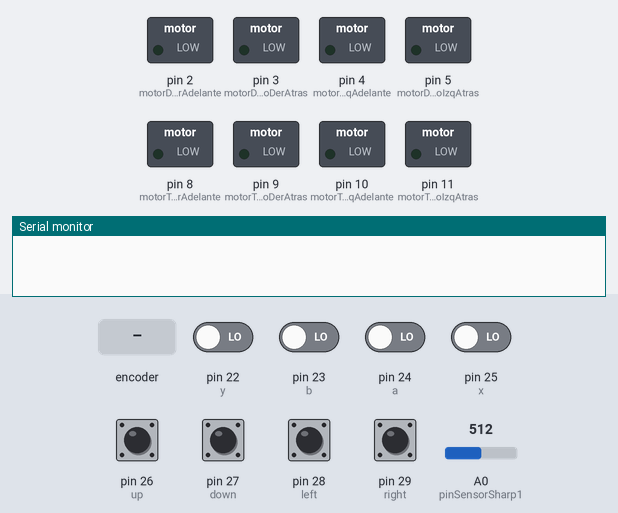
The sketch below on a simulated Arduino Mega 2560, built with avr-gcc and run on an emulated ATmega2560. Parts: switched loads named in the sketch (green lamp = pin HIGH), the last lines printed to the serial monitor. The inputs (shaded band) are chosen by the test bench; at power-on: pin 22 (y), pin 23 (b), pin 24 (a), pin 25 (x), pin 26 (up), pin 27 (down), pin 28 (left), pin 29 (right) LOW, A0 (pinSensorSharp1) = 512.

Above: at 1.2 s.
1.3 s: pin 25 (x) driven HIGH
At 2.3 s:
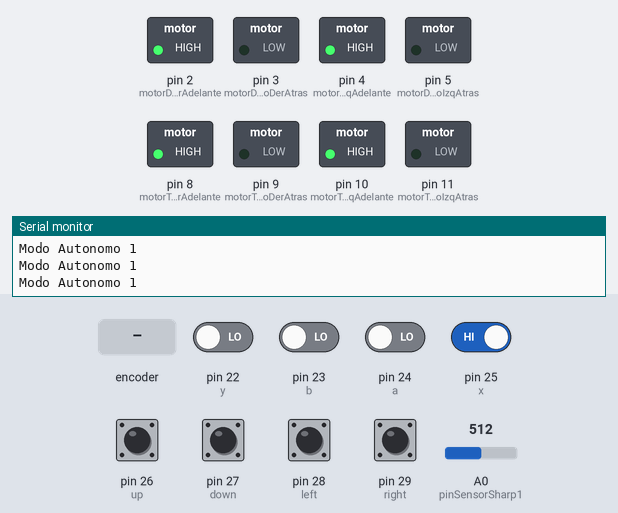
2.8 s: rotary encoder on pin 24 (a) / pin 23 (b) turned 3 steps (first pin leading)
At 4.7 s:
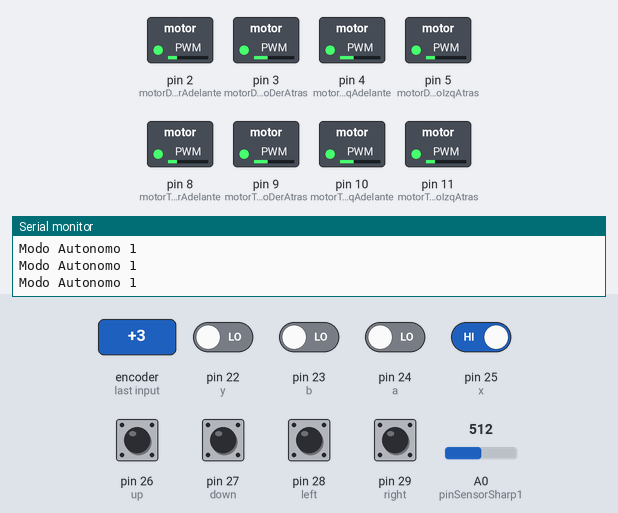
5.8 s: pin 22 (y) driven HIGH
At 6.4 s:
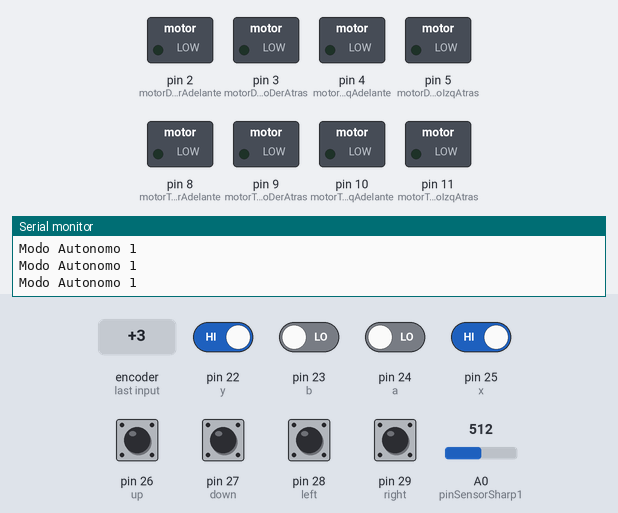
7.3 s: pin 22 (y) driven LOW
At 7.6 s:
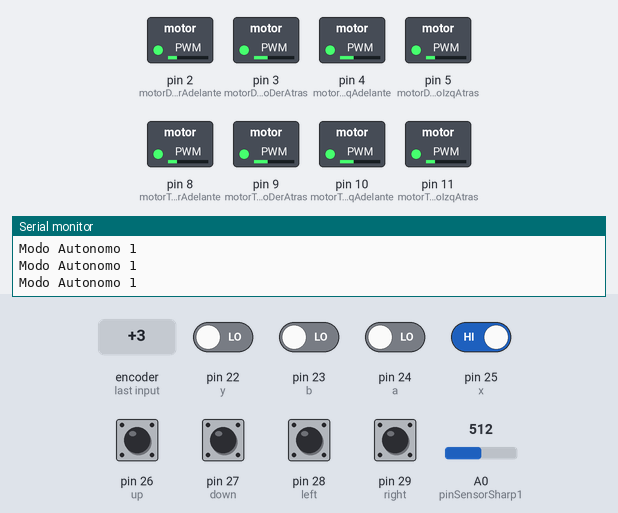
8.8 s: rotary encoder on pin 24 (a) / pin 23 (b) turned 1 step (first pin leading)
At 10.0 s:
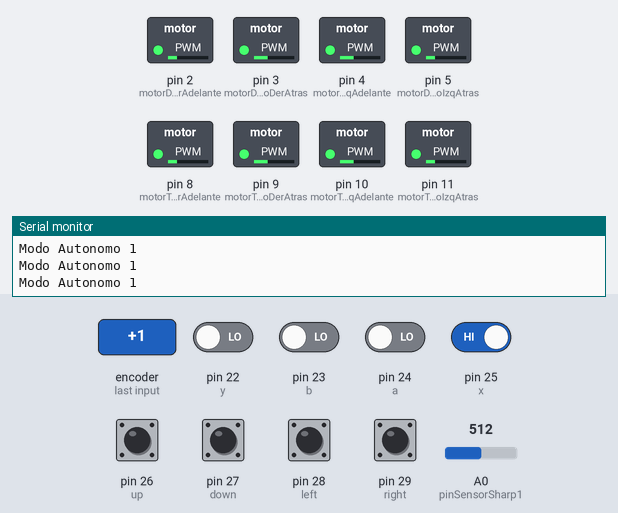
10.5 s: rotary encoder on pin 24 (a) / pin 23 (b) turned 1 step (first pin leading)
At 11.8 s:
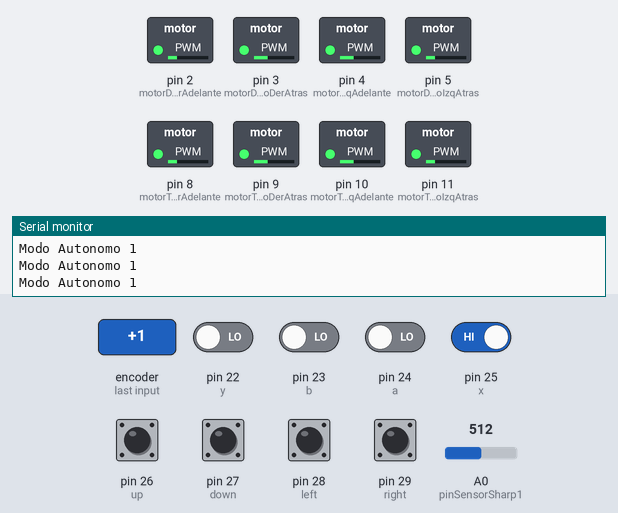
Timing chart, 0 to 13.2 s (numbered marks = the images above; inputs shaded):
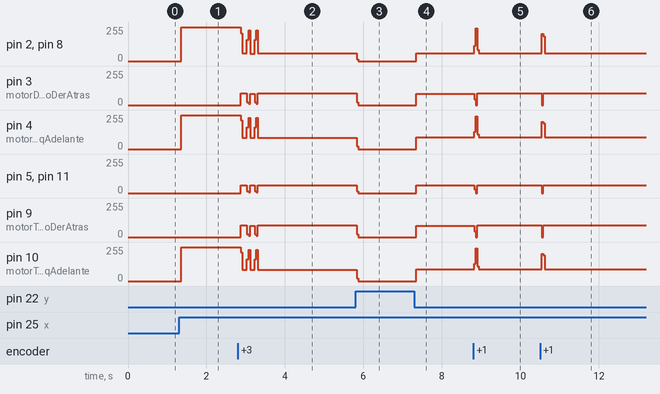

The sketch:

Programacion_Arduino.ino
```cpp
// Pines y constantes
const int sensorLineaIzq = 6;
const int sensorLineaDer = 7;


// Pines para los motores delanteros
const int motorDelanteroDerAdelante = 2;
const int motorDelanteroDerAtras = 3;
const int motorDelanteroIzqAdelante = 4;
const int motorDelanteroIzqAtras = 5;

// Pines para los motores traseros
const int motorTraseroDerAdelante = 8;
const int motorTraseroDerAtras = 9;
const int motorTraseroIzqAdelante = 10;
const int motorTraseroIzqAtras = 11;

const int y = 22;
const int b = 23;
const int a = 24;
const int x = 25;

const int up = 26;
const int down = 27;
const int left = 28;
const int right = 29;

int dir = 0;


const int pinSensorSharp1 = A0; // Pin analógico para el sensor Sharp 1

double distanciaSharp1;


int paso = 0;

bool pasoA = false;
bool pasoB = false;
bool pasoX = false;
bool pasoY = false;

int tiempo = 0;

String modo ="";

// Configuración de constantes
const int umbralDistancia = 30; // Distancia mínima en cm para encontrar al oponente


void setup() {
  // Configuración de pines
  pinMode(sensorLineaIzq, INPUT);
  pinMode(sensorLineaDer, INPUT);
  pinMode(pinSensorSharp1, INPUT);


  // Configuración para motores traseros
  pinMode(motorTraseroDerAdelante, OUTPUT);
  pinMode(motorTraseroDerAtras, OUTPUT);
  pinMode(motorTraseroIzqAdelante, OUTPUT);
  pinMode(motorTraseroIzqAtras, OUTPUT);

  // Configuración para motores delanteros
  pinMode(motorDelanteroDerAdelante, OUTPUT);
  pinMode(motorDelanteroDerAtras, OUTPUT);
  pinMode(motorDelanteroIzqAdelante, OUTPUT);
  pinMode(motorDelanteroIzqAtras, OUTPUT);

   pinMode(y, INPUT);
  pinMode(b, INPUT);
   pinMode(a, INPUT);
  pinMode(x, INPUT);


   pinMode(up, INPUT);
  pinMode(down, INPUT);
   pinMode(left, INPUT);
  pinMode(right, INPUT);

  Serial.begin(9600);
}


void loop() {

   // Actuar según el modo
  if (digitalRead(up) == true) {
   dir=1;
  }
  if (digitalRead(down) == true) {
    dir=2;
  }
  if (digitalRead(left) == true) {
    dir=3;
  }
  if (digitalRead(right) == true) {
    dir=4;

  }


  // Actuar según el modo
  if (digitalRead(x) == true) {
   pasoX = true;
   pasoB = false;
   pasoA = false;
   pasoY = false;
  }
  if (digitalRead(b) == true) {
     pasoX = false;
   pasoB = true;
   pasoA = false;
   pasoY = false;
  }
  if (digitalRead(a) == true) {
     pasoX = false;
   pasoB = false;
   pasoA = true;
   pasoY = false;
  }
  if (digitalRead(y) == true) {
    pasoX = false;
   pasoB = false;
   pasoA = false;
   pasoY = true;

  }


   // Actuar según el modo
  if (pasoX == true) {
    modoAutonomo1();
  }
  if (pasoB == true) {
    modoAutonomo2();
  }
  if (pasoA == true) {
    modoControlManual(dir);
  }
  if (pasoY == true) {
    detenerMotores();
      tiempo = 0;
      paso = 0;
  }


    // case "B":
    //   modoAutonomo2();
    //   break;
    // case "B":
    //   modoControlManual();
    //   break;
    // default:
    //   detenerMotores(); // Modo 0 o inválido: detener motores

    //   break;
  }


// Función para obtener la distancia del sensor Sharp 1
float distancia1(int n) {
  long suma = 0;
  for (int i = 0; i < n; i++) {
    suma = suma + analogRead(pinSensorSharp1);
  }
  float adc = suma / n;
  float distancia_cm = 17569.7 * pow(adc, -1.2062);
  return distancia_cm;
}


// Función para detener todos los motores
void detenerMotores() {
  // Apagar motores traseros
  digitalWrite(motorTraseroDerAdelante, LOW);
  digitalWrite(motorTraseroDerAtras, LOW);
  digitalWrite(motorTraseroIzqAdelante, LOW);
  digitalWrite(motorTraseroIzqAtras, LOW);

  // Apagar motores delanteros
  digitalWrite(motorDelanteroDerAdelante, LOW);
  digitalWrite(motorDelanteroDerAtras, LOW);
  digitalWrite(motorDelanteroIzqAdelante, LOW);
  digitalWrite(motorDelanteroIzqAtras, LOW);
}

// Función para activar los motores para avanzar
void avanzar() {
  detenerMotores();
  // Motores traseros
  digitalWrite(motorTraseroDerAdelante, HIGH);
  digitalWrite(motorTraseroDerAtras, LOW);
  digitalWrite(motorTraseroIzqAdelante, HIGH);
  digitalWrite(motorTraseroIzqAtras, LOW);


  // Motores delanteros
  digitalWrite(motorDelanteroDerAdelante, HIGH);
  digitalWrite(motorDelanteroDerAtras, LOW);
  digitalWrite(motorDelanteroIzqAdelante, HIGH);
  digitalWrite(motorDelanteroIzqAtras, LOW);

}

// Función para activar los motores para retroceder
void retroceder() {
  detenerMotores();
  // Motores traseros
  digitalWrite(motorTraseroDerAdelante, LOW);
  digitalWrite(motorTraseroDerAtras, HIGH);
  digitalWrite(motorTraseroIzqAdelante, LOW);
  digitalWrite(motorTraseroIzqAtras, HIGH);


  // Motores delanteros
  digitalWrite(motorDelanteroDerAdelante, LOW);
  digitalWrite(motorDelanteroDerAtras, HIGH);
  digitalWrite(motorDelanteroIzqAdelante, LOW);
  digitalWrite(motorDelanteroIzqAtras, HIGH);

}

// Función para girar a la derecha
void girarDerecha() {
  detenerMotores();
  // Motores traseros
  digitalWrite(motorTraseroDerAdelante, LOW);
  digitalWrite(motorTraseroDerAtras, HIGH);
  digitalWrite(motorTraseroIzqAdelante, HIGH);
  digitalWrite(motorTraseroIzqAtras, LOW);


  // Motores delanteros
  digitalWrite(motorDelanteroDerAdelante, LOW);
  digitalWrite(motorDelanteroDerAtras, HIGH);
  digitalWrite(motorDelanteroIzqAdelante, HIGH);
  digitalWrite(motorDelanteroIzqAtras, LOW);

}

// Función para girar a la izquierda
void girarIzquierda() {
  detenerMotores();
  // Motores traseros
  digitalWrite(motorTraseroDerAdelante, HIGH);
  digitalWrite(motorTraseroDerAtras, LOW);
  digitalWrite(motorTraseroIzqAdelante, LOW);
  digitalWrite(motorTraseroIzqAtras, HIGH);


  // Motores delanteros
  digitalWrite(motorDelanteroDerAdelante, HIGH);
  digitalWrite(motorDelanteroDerAtras, LOW);
  digitalWrite(motorDelanteroIzqAdelante, LOW);
  digitalWrite(motorDelanteroIzqAtras, HIGH);

}

// Modo 1: Autónomo sin giros
void modoAutonomo1() {
   Serial.println("Modo Autonomo 1");
  distanciaSharp1 = distancia1(20);


  if (tiempo == 0) {
    //Este if hace que espere un tiempo determinado antes de comenzar la funcion
    // delay(4000);
    // delay(1000);
    tiempo = 2;
  } else {

    if (distanciaSharp1 < umbralDistancia ) {

      avanzar();
    }
    if (distanciaSharp1 > umbralDistancia ) {

      girarDerecha();
    }


  }
}

// Modo 2: Autónomo con giros
void modoAutonomo2() {
  avanzar();
}

// Modo 3: Control manual por Bluetooth
void modoControlManual(int direccion) {


    // Actuar según el modo
  if (direccion =1) {

   avanzar();
  }
  if (direccion =2) {

     retroceder();
  }
  if (direccion =3) {

     girarIzquierda();
  }
  if (direccion =4) {

    girarDerecha();

  }
  if (direccion =0) {
    detenerMotores();
    girarDerecha();

  }
    }
```

Measured:
- after the input at 1.3 s, pin 2 (motorDelanteroDerAdelante), pin 4 (motorDelanteroIzqAdelante), pin 8 (motorTraseroDerAdelante), pin 10 (motorTraseroIzqAdelante): 0/255 → 255/255 after 0.05 s
- after the input at 2.8 s, pin 2 (motorDelanteroDerAdelante): 255/255 → 57/255 after 0.07 s, → 56/255 0.16 s later, → 57/255 0.20 s later; pin 3 (motorDelanteroDerAtras): 0/255 → 87/255 after 0.07 s, → 86/255 0.16 s later, → 87/255 0.20 s later
- after the input at 5.8 s, pin 2 (motorDelanteroDerAdelante): 57/255 → 0/255 at once; pin 3 (motorDelanteroDerAtras): 87/255 → 0/255 at once
- after the input at 7.3 s, pin 2 (motorDelanteroDerAdelante): 0/255 → 57/255 at once; pin 3 (motorDelanteroDerAtras): 0/255 → 86/255 at once
- after the input at 8.8 s, pin 2 (motorDelanteroDerAdelante): 57/255 → 115/255 at once, → 244/255 0.04 s later, → 86/255 0.04 s later, → 57/255 0.04 s later; pin 3 (motorDelanteroDerAtras): 86/255 → 87/255 at once
- after the input at 10.5 s, pin 2 (motorDelanteroDerAdelante): 57/255 → 203/255 at once, → 185/255 0.04 s later, → 57/255 0.04 s later; pin 3 (motorDelanteroDerAtras): 87/255 → 0/255 at once, → 87/255 0.04 s later
